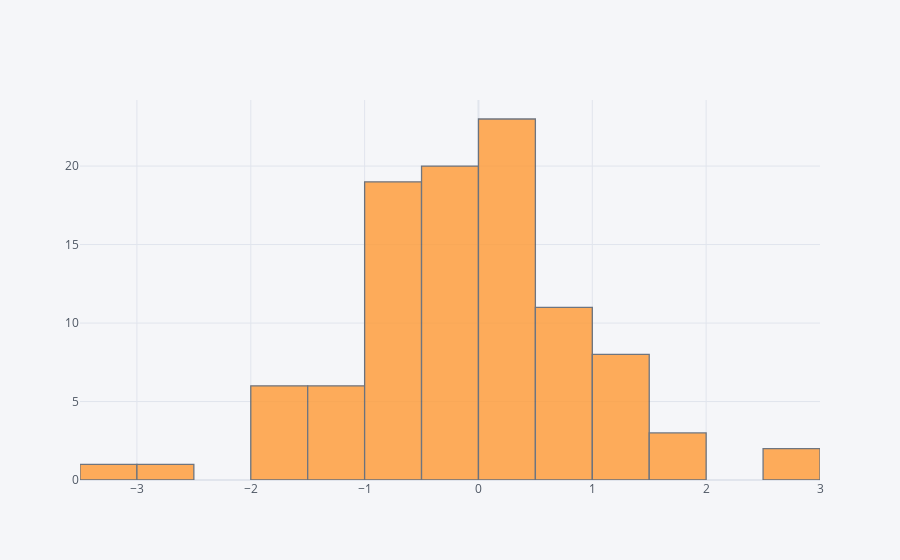

Notebook cell for this chart:
### Code cell
df['A'].iplot(kind='hist',bins=25)

### Figure 1 — Plotly figure (JSON) as saved in the notebook; plotly's stock layout.template omitted (floating-point values rounded to 4 significant figures)
{"data": [{"histfunc": "count", "histnorm": "", "marker": {"color": "rgba(255, 153, 51, 1.0)", "line": {"color": "#4D5663", "width": 1.3}}, "name": "A", "nbinsx": 25, "opacity": 0.8, "orientation": "v", "type": "histogram", "x": [0.8042, 0.6898, 0.6929, -0.9417, -0.5281, 2.947, 0.5507, -0.7998, 0.1607, 1.281, 0.4219, 1.248, -0.5959, -0.8879, -0.6305, 1.301, 1.509, -0.01052, 1.118, 0.3563, 1.301, -1.18, 0.9691, -0.3893, 0.7606, 1.276, 0.1489, -0.1009, 0.4401, -0.8745, 0.4482, -0.4216, 0.1732, -0.2333, -0.4121, 0.4608, -0.2431, -1.589, -1.159, 0.3478, 0.398, 0.1799, -0.481, -0.5036, 0.09363, -3.201, 1.308, 2.753, -1.44, -0.8327, 1.9, -0.9252, -0.7727, -0.3394, 0.9285, -0.2795, 0.3515, 0.07246, -0.1887, -0.1209, -0.5168, -1.806, 0.9663, -0.6448, 1.84, -0.3163, -0.6486, 0.7701, -1.658, -1.11, 1.461, -1.834, -0.3834, -1.523, 0.2881, 0.05454, 0.2966, 0.1446, 0.9759, 0.3792, -0.9143, -0.4933, 0.2563, -1.88, -0.08681, 0.5779, -0.4658, 0.3003, -0.1182, 0.04214, -0.4484, -0.9807, 0.1656, -0.9335, -0.6466, -1.173, -0.1109, -2.935, -1.301, -0.8925]}], "layout": {"barmode": "overlay", "legend": {"bgcolor": "#F5F6F9", "font": {"color": "#4D5663"}}, "paper_bgcolor": "#F5F6F9", "plot_bgcolor": "#F5F6F9", "title": {"font": {"color": "#4D5663"}}, "xaxis": {"gridcolor": "#E1E5ED", "showgrid": true, "tickfont": {"color": "#4D5663"}, "title": {"font": {"color": "#4D5663"}, "text": ""}, "zerolinecolor": "#E1E5ED"}, "yaxis": {"gridcolor": "#E1E5ED", "showgrid": true, "tickfont": {"color": "#4D5663"}, "title": {"font": {"color": "#4D5663"}, "text": ""}, "zerolinecolor": "#E1E5ED"}}}
